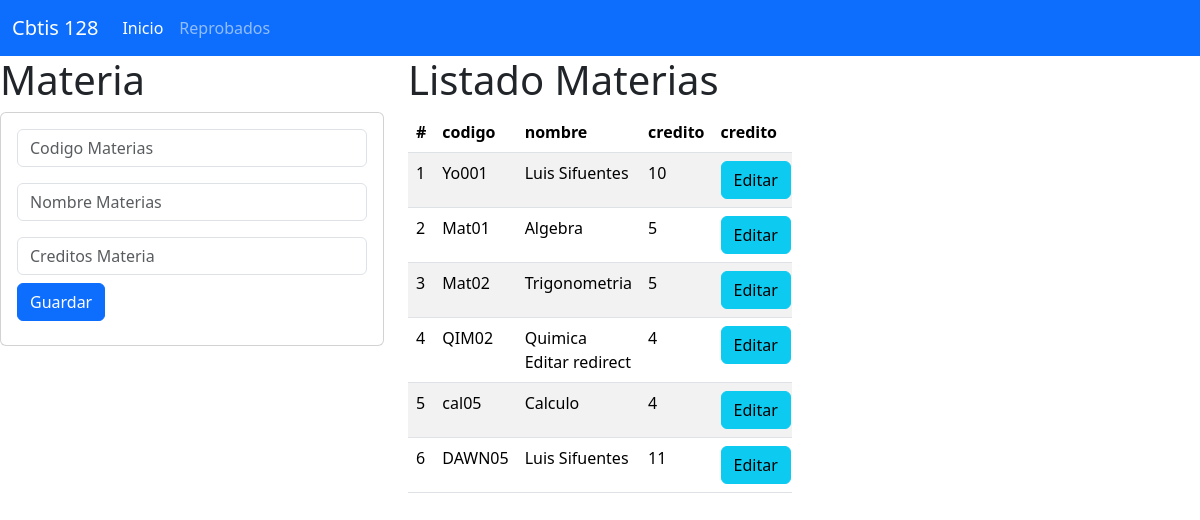
The page / on the database its author committed.
### materia_app/models.py (models this page shows, shortened)
class Materia (models.Model):
    codigo=models.CharField(primary_key=True,max_length=6)
    nombre=models.CharField(max_length=100)
    credito=models.PositiveSmallIntegerField()

### materia_app/views.py (the view)
# urls.py: path("", views.inicio_vista, name="inicio_vista"),
def inicio_vista(request):
    lasmaterias=Materia.objects.all()
    return render(request,"gestionarMateria.html",{"mismaterias":lasmaterias})

### materia_app/templates/gestionarMateria.html (shortened to what this page needs)
{% extends "base.html" %}
{% block cuerpo %}
<div class="row">
<div class="col-sm-12 col-md-4 col-lg-4 col-xl-4">
<h1>Materia</h1>
<div class="card">
  <div class="card-body">
    <form action="/registrarMateria/" method="POST">{% csrf_token %}
      <div class="form-group">
        <input type="text" id="txtcodigo" name="txtcodigo" class="form-control"
        placeholder="Codigo Materias" minlength="4" maxlength="6" required>
      </div>
      <div class="form-group py-3">
        <input type="text" id="txtnombre" name="txtnombre" class="form-control"
        placeholder="Nombre Materias" maxlength="100" required>
      </div>
      <div class="form-group">
        <input type="text" id="numcreditos" name="numcreditos" class="form-control"
        placeholder="Creditos Materia" minlength="1" maxlength="9" required>
      </div>
      <div class="form-group py-2">
        <button type="submit" class="btn btn-primary">Guardar</button>
      </div>
    </form>
  </div>
</div>
</div>
<div class="col-sm-12 col-md-8 col-lg-8 col-xl-4">
<h1>Listado Materias</h1>
    <div class="table-responsive">
        <table class="table table-striped">
            <thead>
              <tr>
                <th scope="col">#</th>
                <th scope="col">codigo</th>
                <th scope="col">nombre</th>
                <th scope="col">credito</th>
                <th colspan="2">credito</th>
              </tr>
            </thead>
            <tbody>
        {% for m in mismaterias %}
            <tr>
                <td>{{forloop.counter}}</td>
                <td>{{m.codigo}}</td>
                <td>{{m.nombre}}</td>
                <td>{{m.credito}}</td>
                <td> <a href="seleccionarMateria/{{m.codigo}}" class="btn btn-info"> Editar</a></td>
            </tr>
        {% endfor %}
            </tbody>
          </table>
    </div>
</div>
</div>
{% endblock %}

### materia_app/templates/base.html (shortened to what this page needs)
<!doctype html>
<html lang="en">
  <head>
    <link href="https://cdn.jsdelivr.net/npm/bootstrap@5.3.3/dist/css/bootstrap.min.css" rel="stylesheet">
  </head>
  <body>
    <nav class="navbar navbar-expand-lg bg-primary" data-bs-theme="dark">
        <div class="container-fluid">
          <a class="navbar-brand" href="#">Cbtis 128</a>
          <div class="collapse navbar-collapse" id="navbarNav">
            <ul class="navbar-nav">
              <li class="nav-item">
                <a class="nav-link active" aria-current="page" href="#">Inicio</a>
              </li>
              <li class="nav-item">
                <a class="nav-link" href="#">Reprobados</a>
              </li>
            </ul>
          </div>
        </div>
      </nav>
    {% block cuerpo %}
    {% endblock %}
  </body>
</html>

### rows shown on the page
Materia: codigo "Yo001", nombre "Luis Sifuentes", credito "10"
Materia: codigo "Mat01", nombre "Algebra", credito "5"
Materia: codigo "Mat02", nombre "Trigonometria", credito "5"
Materia: codigo "QIM02", nombre "Quimica Editar redirect", credito "4"
Materia: codigo "cal05", nombre "Calculo", credito "4"
Materia: codigo "DAWN05", nombre "Luis Sifuentes", credito "11"
